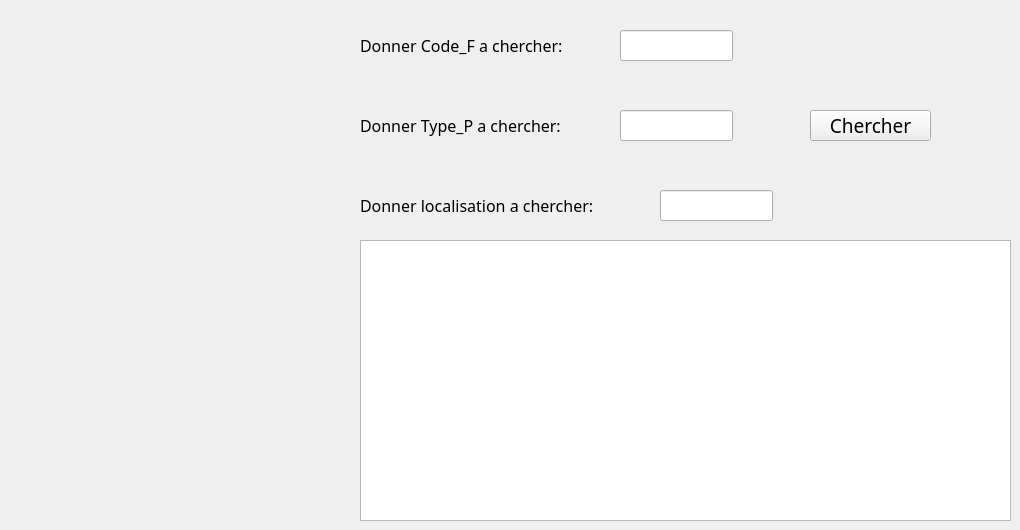
      <widget class="QWidget" name="page_2">
       <widget class="QTableView" name="chercher_fournisseur">
        <property name="geometry">
         <rect>
          <x>360</x>
          <y>240</y>
          <width>651</width>
          <height>281</height>
         </rect>
        </property>
        <property name="font">
         <font>
          <family>Vijaya</family>
          <pointsize>14</pointsize>
          <weight>50</weight>
          <italic>false</italic>
          <bold>false</bold>
         </font>
        </property>
       </widget>
       <widget class="QLineEdit" name="lineEdit_chercher_fournisseur">
        <property name="geometry">
         <rect>
          <x>620</x>
          <y>30</y>
          <width>113</width>
          <height>31</height>
         </rect>
        </property>
        <property name="font">
         <font>
          <family>Vijaya</family>
          <pointsize>14</pointsize>
          <weight>50</weight>
          <italic>false</italic>
          <bold>false</bold>
         </font>
        </property>
       </widget>
       <widget class="QPushButton" name="Chercher_fournisseur">
        <property name="geometry">
         <rect>
          <x>810</x>
          <y>110</y>
          <width>121</width>
          <height>31</height>
         </rect>
        </property>
        <property name="font">
         <font>
          <family>Vijaya</family>
          <pointsize>14</pointsize>
          <weight>50</weight>
          <italic>false</italic>
          <bold>false</bold>
         </font>
        </property>
        <property name="text">
         <string>Chercher</string>
        </property>
        <property name="icon">
         <iconset resource="photos.qrc">
          <normaloff>:/chercher.png</normaloff>:/chercher.png</iconset>
        </property>
       </widget>
       <widget class="QLineEdit" name="lineEdit_chercher_type_fournisseur">
        <property name="geometry">
         <rect>
          <x>620</x>
          <y>110</y>
          <width>113</width>
          <height>31</height>
         </rect>
        </property>
        <property name="font">
         <font>
          <family>Vijaya</family>
          <pointsize>14</pointsize>
          <weight>50</weight>
          <italic>false</italic>
          <bold>false</bold>
         </font>
        </property>
       </widget>
       <widget class="QLineEdit" name="lineEdit_chercher_local_fournisseur">
        <property name="geometry">
         <rect>
          <x>660</x>
          <y>190</y>
          <width>113</width>
          <height>31</height>
         </rect>
        </property>
        <property name="font">
         <font>
          <family>Vijaya</family>
          <pointsize>14</pointsize>
          <weight>50</weight>
          <italic>false</italic>
          <bold>false</bold>
         </font>
        </property>
       </widget>
       <widget class="QLabel" name="label_46">
        <property name="geometry">
         <rect>
          <x>360</x>
          <y>190</y>
          <width>291</width>
          <height>31</height>
         </rect>
        </property>
        <property name="font">
         <font>
          <family>Vijaya</family>
          <pointsize>14</pointsize>
          <weight>50</weight>
          <italic>false</italic>
          <bold>false</bold>
         </font>
        </property>
        <property name="text">
         <string>&lt;html&gt;&lt;head/&gt;&lt;body&gt;&lt;p&gt;&lt;span style=&quot; font-size:12pt;&quot;&gt;Donner localisation a chercher:&lt;/span&gt;&lt;/p&gt;&lt;/body&gt;&lt;/html&gt;</string>
        </property>
       </widget>
       <widget class="QLabel" name="label_45">
        <property name="geometry">
         <rect>
          <x>360</x>
          <y>110</y>
          <width>261</width>
          <height>31</height>
         </rect>
        </property>
        <property name="font">
         <font>
          <family>Vijaya</family>
          <pointsize>14</pointsize>
          <weight>50</weight>
          <italic>false</italic>
          <bold>false</bold>
         </font>
        </property>
        <property name="text">
         <string>&lt;html&gt;&lt;head/&gt;&lt;body&gt;&lt;p&gt;&lt;span style=&quot; font-size:12pt;&quot;&gt;Donner Type_P a chercher:&lt;/span&gt;&lt;/p&gt;&lt;/body&gt;&lt;/html&gt;</string>
        </property>
       </widget>
       <widget class="QLabel" name="label_43">
        <property name="geometry">
         <rect>
          <x>360</x>
          <y>30</y>
          <width>251</width>
          <height>31</height>
         </rect>
        </property>
        <property name="font">
         <font>
          <family>Vijaya</family>
          <pointsize>14</pointsize>
          <weight>50</weight>
          <italic>false</italic>
          <bold>false</bold>
         </font>
        </property>
        <property name="text">
         <string>&lt;html&gt;&lt;head/&gt;&lt;body&gt;&lt;p&gt;&lt;span style=&quot; font-size:12pt;&quot;&gt;Donner Code_F a chercher:&lt;/span&gt;&lt;/p&gt;&lt;/body&gt;&lt;/html&gt;</string>
        </property>
       </widget>
      </widget>
